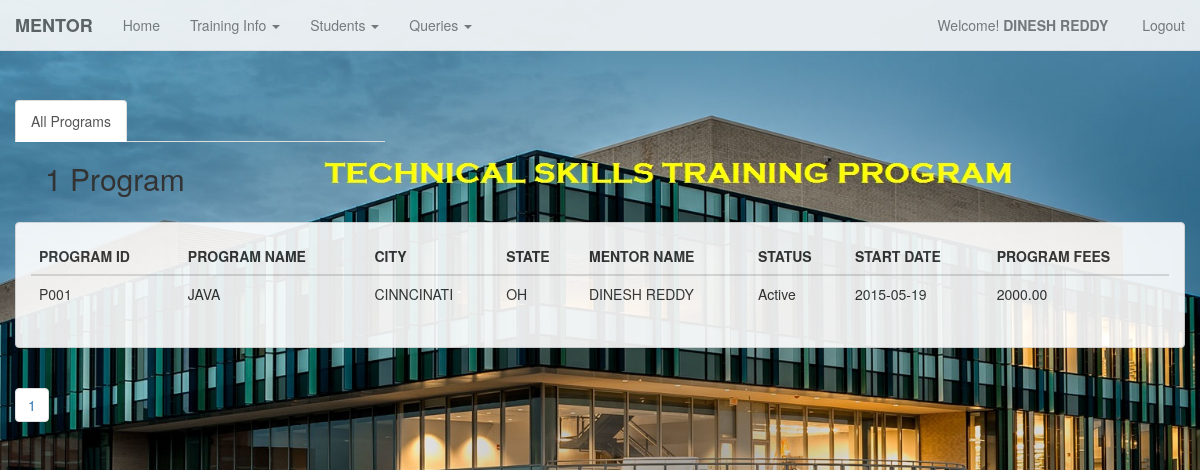
The page /TSTP/mentor_programs.php (signed in) on the database its author committed.
### tables this page shows
CREATE TABLE IF NOT EXISTS `mentor` (
  `m_id` char(10) NOT NULL,
  `m_name` char(30) DEFAULT NULL,
  `m_email` char(30) DEFAULT NULL,
  `m_cellno` char(10) DEFAULT NULL,
  `m_gender` char(10) DEFAULT NULL,
  `m_salary` decimal(10,2) DEFAULT NULL
);

CREATE TABLE IF NOT EXISTS `program` (
  `p_id` char(10) NOT NULL,
  `p_name` char(30) DEFAULT NULL,
  `p_city` char(30) DEFAULT NULL,
  `p_state` char(2) DEFAULT NULL,
  `p_date` date DEFAULT NULL,
  `p_status` char(10) DEFAULT NULL,
  `p_fees` decimal(10,2) DEFAULT NULL
);

### TSTP/mentor_programs.php (the view, shortened to what this page needs)
<?php
	include ('menu_mentor.php');
?>
<div class="container-fluid">
				<div class = "row" style ="margin-top:50px">
					<div class = "col-md-4">
						<ul class="nav nav-tabs">
							<li role="presentation" class="active"><a href="programs_list.php">All Programs</a></li>
						</ul>
					</div>
				</div>
	<div class="col-md-12">
			<div class = "col-md-10">
					<?php
					  $id=$_SESSION['m_id'];
											$endlimit = 10;
						  $welcome_view = "SELECT * FROM PROGRAM WHERE P_ID IN(SELECT P_ID FROM CONDUCTS WHERE M_ID = '$id')";
						  $welcome_viewed = mysql_query($welcome_view);
					     $num_rows = mysql_num_rows($welcome_viewed);
                	if($num_rows == 1){
								echo "<h2> $num_rows Program </h2>";
								}
								else
								echo "<h2>  $num_rows Programs </h2>";
					?>
			</div>
	</div>
<div class="container-fluid" style="margin-top:80px;">
	<div class = "row">
		<div class="panel panel-default">
			<div class="panel-body">
				<div class="table-responsive">
					<?php
						$sql = "SELECT * FROM PROGRAM WHERE P_ID IN(SELECT P_ID FROM CONDUCTS WHERE M_ID = '$id')";
						$qry=mysql_query($sql);
					?>
					<table class="table table-hover">
						<thead>
							<tr>
								<th>PROGRAM ID</th>
								<th>PROGRAM NAME</th>
								<th>CITY</th>
								<th>STATE</th>
								<th>MENTOR NAME</th>
								<th>STATUS</th>
								<th>START DATE</th>
								<th>PROGRAM FEES</th>
							</tr>
						</thead>
						<?php
						while($rec=mysql_fetch_array($qry))
						{
						?>
						<tbody>
							<tr>
									<td>
										<?php echo $rec['p_id'] ?>
									</td>
									<td>
										<?php echo $rec['p_name'] ?>
									</td>
									<td>
										<?php echo $rec['p_city'] ?>
									</td>
									<td>
										<?php echo $rec['p_state'] ?>
									</td>
									<td>
										<?php
										  $sql1 = "select m_name from mentor,conducts where mentor.m_id = conducts.m_id and conducts.p_id = '$rec[p_id]'";
										  $qry1=mysql_query($sql1);
										  $rec1=mysql_fetch_array($qry1);
										  echo $rec1['m_name'];
										?>
									</td>
									<td>
										<?php
										echo $rec['p_status'];
										?>
									</td>
									<td>
										<?php echo $rec['p_date']?>
									</td>
									<td>
										<?php echo $rec['p_fees']?>
									</td>
					<?php
						}
					?>
							</tr>
						</tbody>
					</table>
				</div>
			</div>
		</div>
	</div>
</div>
<?php
		$num_rows = mysql_num_rows($welcome_viewed);
		$total_pages = ceil($num_rows / $endlimit);
				for($i=1; $i<=$total_pages; $i++ )
					{
						 echo"<ul class='pagination '> <li>&nbsp<a href = 'mentor_programs.php?page=".$i."'>".$i."</a></li></ul>";
					}
?>
</div>

### TSTP/menu_mentor.php (shortened to what this page needs)
<!DOCTYPE html>
<html lang="en">
  <head>
	<link href="bootstrap.min.css" rel="stylesheet">
  </head>
<body>
<div class="container-fluid">
	<?php
		$id=$_SESSION['m_id'];
		$result=mysql_query("select * from mentor where m_id ='$id'")or die(mysql_error);
		$row=mysql_fetch_array($result);
		$FirstName=$row['m_name'];
	?>
				<nav class="navbar navbar-default navbar-fixed-top" role="navigation">
				  <div class="container-fluid">
					<div class="navbar-header">
					  <strong><a class="navbar-brand" href="#">MENTOR</a></strong>
					</div>
					<div class="collapse navbar-collapse" id="bs-example-navbar-collapse-1">
					<ul class="nav navbar-nav">
						<li><a href="admin_mentor.php?id=<?php echo $row['m_id'];?>">Home</a></li>
						<li class="dropdown">
							<a href="#" class="dropdown-toggle" data-toggle="dropdown"> Training Info <span class="caret"></span></a>
						</li>
						<li class="dropdown">
							<a href="#" class="dropdown-toggle" data-toggle="dropdown"> Students <span class="caret"></span></a>
						</li>
						<li class="dropdown">
							<a href="#" class="dropdown-toggle" data-toggle="dropdown"> Queries <span class="caret"></span></a>
						</li>
					</ul>
					<ul class="nav navbar-nav navbar-right">
						<p class="navbar-text">Welcome! <strong><?php echo " ".$FirstName."&nbsp"; ?></strong></p>
							<li><p class="navbar-text"><a href="mentor_logout.php" class="navbar-link" title="Log Out">Logout</a></p></li>
					</ul>
					</div>
				  </div>
				</nav>
	</div>
  </body>
</html>

### TSTP/menu_mentor.php (style rules this page uses)
body { margin-top: 50px; margin-bottom: 50px; background: url('russ-logo.jpg') no-repeat center center fixed; -webkit-background-size: cover; -moz-background-size: cover; -o-background-size: cover; background-size: cover; }
.navbar-default { opacity: .9; }
.panel-default { opacity: .9; }

### rows shown on the page
mentor: m_name "DINESH REDDY"
program: p_id "P001", p_name "JAVA", p_city "CINNCINATI", p_state "OH", mentor.m_name "DINESH REDDY", p_status "Active", p_date "2015-05-19", p_fees "2000.00"

### other values the page prints
$num_rows "1"
